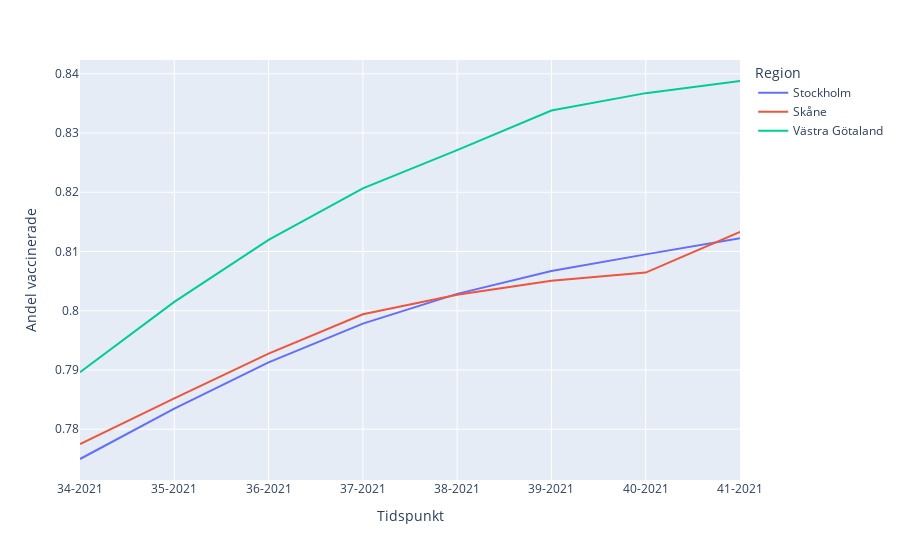

The cell this chart's notebook holds for it:
### Code cell
fig_4 = px.line(vaccination_över_tid_regioner_low_3_last_8_weeks, x = "Tidspunkt", y = "Andel vaccinerade", color = "Region")
fig_4.show()
fig_4.write_html("Data/html/ande_storregionerna_sista_veckorna.html")

### Figure 1 — Plotly figure (JSON) as saved in the notebook; plotly's stock layout.template omitted (floating-point values rounded to 4 significant figures)
{"data": [{"hovertemplate": "Region=Stockholm<br>Tidspunkt=%{x}<br>Andel vaccinerade=%{y}<extra></extra>", "legendgroup": "Stockholm", "line": {"color": "#636efa", "dash": "solid"}, "marker": {"symbol": "circle"}, "mode": "lines", "name": "Stockholm", "orientation": "v", "showlegend": true, "type": "scatter", "x": ["34-2021", "35-2021", "36-2021", "37-2021", "38-2021", "39-2021", "40-2021", "41-2021"], "xaxis": "x", "y": [0.775, 0.7835, 0.7913, 0.7978, 0.8029, 0.8067, 0.8095, 0.8122], "yaxis": "y"}, {"hovertemplate": "Region=Skåne<br>Tidspunkt=%{x}<br>Andel vaccinerade=%{y}<extra></extra>", "legendgroup": "Skåne", "line": {"color": "#EF553B", "dash": "solid"}, "marker": {"symbol": "circle"}, "mode": "lines", "name": "Skåne", "orientation": "v", "showlegend": true, "type": "scatter", "x": ["34-2021", "35-2021", "36-2021", "37-2021", "38-2021", "39-2021", "40-2021", "41-2021"], "xaxis": "x", "y": [0.7775, 0.7852, 0.7928, 0.7994, 0.8027, 0.8051, 0.8064, 0.8133], "yaxis": "y"}, {"hovertemplate": "Region=Västra Götaland<br>Tidspunkt=%{x}<br>Andel vaccinerade=%{y}<extra></extra>", "legendgroup": "Västra Götaland", "line": {"color": "#00cc96", "dash": "solid"}, "marker": {"symbol": "circle"}, "mode": "lines", "name": "Västra Götaland", "orientation": "v", "showlegend": true, "type": "scatter", "x": ["34-2021", "35-2021", "36-2021", "37-2021", "38-2021", "39-2021", "40-2021", "41-2021"], "xaxis": "x", "y": [0.7896, 0.8015, 0.812, 0.8207, 0.8271, 0.8338, 0.8367, 0.8388], "yaxis": "y"}], "layout": {"legend": {"title": {"text": "Region"}, "tracegroupgap": 0}, "margin": {"t": 60}, "xaxis": {"anchor": "y", "domain": [0, 1], "title": {"text": "Tidspunkt"}}, "yaxis": {"anchor": "x", "domain": [0, 1], "title": {"text": "Andel vaccinerade"}}}}
